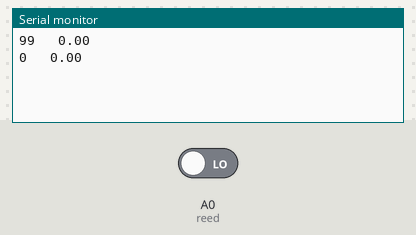
Bench run of a sketch on a simulated Arduino Uno, built with avr-gcc and run on an emulated ATmega328P. Shown: the last lines printed to the serial monitor. The test bench sets the inputs (shaded band); at power-on: A0 (reed) LOW.

Above: at 1.2 s.
1.3 s: A0 (reed) driven HIGH
At 2.6 s:
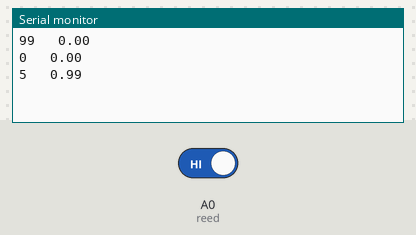
2.8 s: A0 (reed) driven LOW
At 3.7 s:
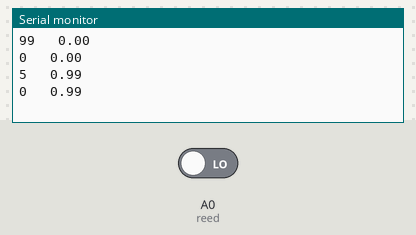
Timing chart, 0 to 5.8 s (numbered marks = the images above; inputs shaded):
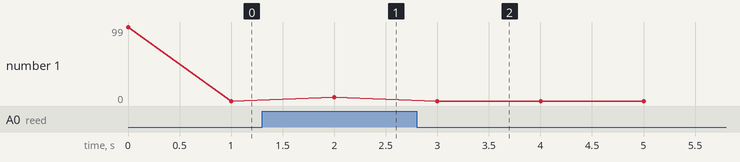

The sketch:

la_wea_con_todo_fome.ino
```cpp
//arduino bike speedometer w serial.print()
//by Amanda Ghassaei 2012
//https://www.instructables.com/id/Arduino-Bike-Speedometer/

/*
 * This program is free software; you can redistribute it and/or modify
 * it under the terms of the GNU General Public License as published by
 * the Free Software Foundation; either version 3 of the License, or
 * (at your option) any later version.
 *
*/

//calculations
//tire radius ~ 13.5 inches
//circumference = pi*2*r =~85 inches
//max speed of 35mph =~ 616inches/second
//max rps =~7.25

#define reed A0//pin connected to read switch

//storage variables
int reedVal;
long timer;// time between one full rotation (in ms)
float mph;
float radius = 13.5;// tire radius (in inches)
float circumference;

int maxReedCounter = 100;//min time (in ms) of one rotation (for debouncing)
int reedCounter;


void setup(){

  reedCounter = maxReedCounter;
  circumference = 2*3.14*radius;
  pinMode(reed, INPUT);

  // TIMER SETUP- the timer interrupt allows precise timed measurements of the reed switch
  //for more info about configuration of arduino timers see http://arduino.cc/playground/Code/Timer1
  cli();//stop interrupts

  //set timer1 interrupt at 1kHz
  TCCR1A = 0;// set entire TCCR1A register to 0
  TCCR1B = 0;// same for TCCR1B
  TCNT1  = 0;
  // set timer count for 1khz increments
  OCR1A = 1999;// = (1/1000) / ((1/(16*10^6))*8) - 1
  // turn on CTC mode
  TCCR1B |= (1 << WGM12);
  // Set CS11 bit for 8 prescaler
  TCCR1B |= (1 << CS11);
  // enable timer compare interrupt
  TIMSK1 |= (1 << OCIE1A);

  sei();//allow interrupts
  //END TIMER SETUP

  Serial.begin(9600);
}


ISR(TIMER1_COMPA_vect) {//Interrupt at freq of 1kHz to measure reed switch
  reedVal = digitalRead(reed);//get val of A0
  if (reedVal){//if reed switch is closed
    if (reedCounter == 0){//min time between pulses has passed
      mph = (100)/float(timer);//calculate miles per hour
//      56.8*float(circumference)
      timer = 0;//reset timer
      reedCounter = maxReedCounter;//reset reedCounter
    }
    else{
      if (reedCounter > 0){//don't let reedCounter go negative
        reedCounter -= 1;//decrement reedCounter
      }
    }
  }
  else{//if reed switch is open
    if (reedCounter > 0){//don't let reedCounter go negative
      reedCounter -= 1;//decrement reedCounter
    }
  }
  if (timer > 2000){
    mph = 0;//if no new pulses from reed switch- tire is still, set mph to 0
  }
  else{
    timer += 1;//increment timer
  }
}

void displayMPH(){
  Serial.print(reedCounter);
  Serial.print("   ");
  Serial.println(mph);
}

void loop(){
  //print mph once a second
  displayMPH();
  delay(1000);
}
```

Measured:
- after the input at 1.3 s, the serial monitor: prints a new line after 0.70 s (image 1)
- after the input at 2.8 s, the serial monitor: prints a new line after 0.20 s (image 2)
- plotted number 1: 0 → 5 after the input at 1.3 s
